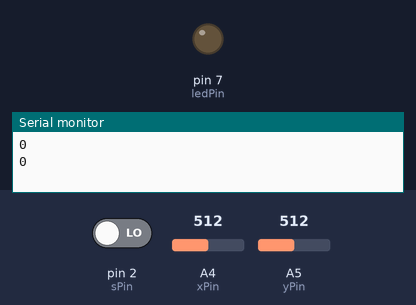
This sketch was run on a simulated Arduino Uno, built with avr-gcc and run on an emulated ATmega328P. Shown: output pins drawn as LEDs (lit = HIGH), the last lines printed to the serial monitor. The test bench sets the inputs (shaded band); at power-on: pin 2 (sPin) LOW, A4 (xPin) = 512, A5 (yPin) = 512.

Above: at 1.3 s.
1.4 s: pin 2 (sPin) driven HIGH
At 2.3 s:
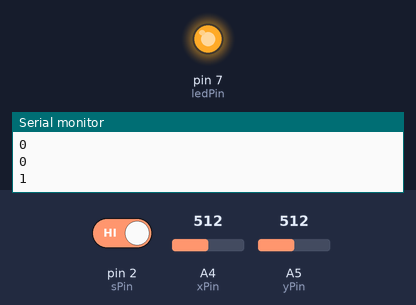
3.5 s: pin 2 (sPin) driven LOW
At 5.1 s:
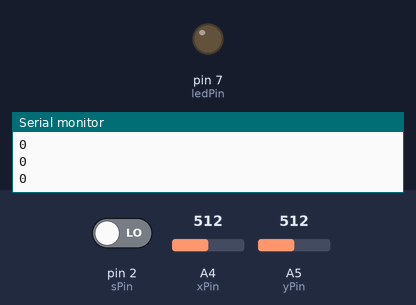
Timing chart, 0 to 6.6 s (numbered marks = the images above; inputs shaded):
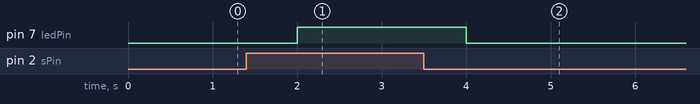

The sketch:

joystick_led.ino
```cpp
int ledPin = 7;
int xPin   = A4;
int yPin   = A5;
int sPin  = 2;

int xVal;
int yVal;
int sVal;
void setup() {
  // put your setup code here, to run once:

   Serial.begin(9600);

    pinMode(ledPin, OUTPUT);
    pinMode(xPin,   INPUT);
    pinMode(yPin,   INPUT);
    pinMode(sPin,   INPUT);

}

void loop() {
  // put your main code here, to run repeatedly:

   xVal = analogRead(xPin);
   yVal = analogRead(yPin);
   sVal = digitalRead(sPin);

   delay(500);

   Serial.println(sVal);

   if (sVal == 1){
    digitalWrite(ledPin, HIGH);
    delay(500);
   } else{
    digitalWrite(ledPin, LOW);
   }


}
```

Measured:
- after the input at 1.4 s, pin 7 (ledPin): LOW → HIGH after 0.60 s
- after the input at 3.5 s, pin 7 (ledPin): HIGH → LOW after 0.50 s
